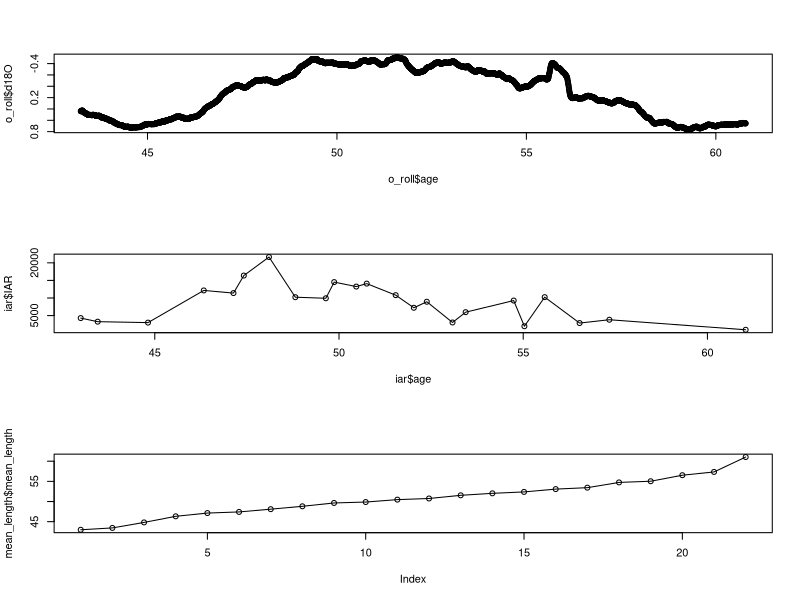

The R source for this figure: (Note: this script raises an error after producing the figure.)
library(zoo)
library(ggplot2)
library(egg)

#set code directory
setwd("/Users/icbissell/Documents/research/Eocene_teeth/code/layer_time")
#set path to Westerhold oxygen data
o_data <- read.csv("data/Westerhold_2020_Oxygen_Carbon_smooth.csv")
#set path to IAR data
iar <- read.csv("data/iar.csv")
#set path to mean length data
mean_length <- read.csv("data/length_means.csv")

#prepare temperature and length tests
o_df1 <- data.frame(age = as.numeric(o_data$Age_Ma), d18O = as.numeric(o_data$d18O_loess_smooth))
o_df1 = o_df1[(o_df1$age >= min(mean_length$age)) & (o_df1$age <= max(mean_length$age)), ]

#compute rolling mean of temperature data
o_roll <- data.frame(rollmean(o_df1, 100))

d180.range <- c(max(o_roll$d18O), min(o_roll$d18O))

par(mfrow = c(3,1))
plot(o_roll$age, o_roll$d18O, ylim = d180.range)
plot(iar$age, iar$IAR, 'o')
plot(mean_length$age, mean_length$mean_length, 'o')

plot1 <- ggplot(data=o_roll) + 
  geom_point(data=o_roll, aes(x = age, y = d18O), color = "#E69F00") +
  ylim(d180.range) + 
  theme(axis.text.x=element_blank(), 
        axis.title.x=element_blank()) #remove x axis labels

plot2 <- ggplot(data=iar) + 
  geom_point(data=iar, aes(x = age, y = IAR)) + 
  geom_line(data=iar, aes(x = age, y = IAR), color = "#56B4E9") + 
  theme(axis.text.x=element_blank(), 
        axis.title.x=element_blank()) #remove x axis labels

plot3 <- ggplot(data=mean_length) + 
  geom_point(data=mean_length, aes(x = age, y = mean_length)) +
  geom_line(data=mean_length, aes(x = age, y = mean_length), color = "#009E73")

ggarrange(plot1, plot2, plot3, nrow = 3, ncol = 1)
